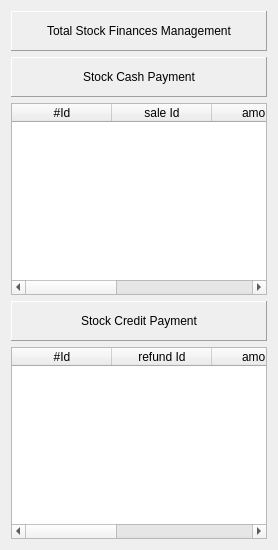
        <widget class="QWidget" name="csh04_exp_stock">
         <layout class="QVBoxLayout" name="verticalLayout_15">
          <item>
           <widget class="QLabel" name="label_170">
            <property name="minimumSize">
             <size>
              <width>0</width>
              <height>40</height>
             </size>
            </property>
            <property name="styleSheet">
             <string notr="true"/>
            </property>
            <property name="frameShape">
             <enum>QFrame::Panel</enum>
            </property>
            <property name="frameShadow">
             <enum>QFrame::Raised</enum>
            </property>
            <property name="text">
             <string>Total Stock Finances Management</string>
            </property>
            <property name="alignment">
             <set>Qt::AlignCenter</set>
            </property>
           </widget>
          </item>
          <item>
           <widget class="QLabel" name="label_172">
            <property name="minimumSize">
             <size>
              <width>0</width>
              <height>40</height>
             </size>
            </property>
            <property name="styleSheet">
             <string notr="true"/>
            </property>
            <property name="frameShape">
             <enum>QFrame::Panel</enum>
            </property>
            <property name="frameShadow">
             <enum>QFrame::Raised</enum>
            </property>
            <property name="text">
             <string>Stock Cash Payment</string>
            </property>
            <property name="alignment">
             <set>Qt::AlignCenter</set>
            </property>
           </widget>
          </item>
          <item>
           <widget class="QTableWidget" name="tw_cash_cash_manager_5">
            <column>
             <property name="text">
              <string>#Id</string>
             </property>
            </column>
            <column>
             <property name="text">
              <string>sale Id</string>
             </property>
            </column>
            <column>
             <property name="text">
              <string>amount</string>
             </property>
            </column>
            <column>
             <property name="text">
              <string>total</string>
             </property>
            </column>
            <column>
             <property name="text">
              <string>View/Edit</string>
             </property>
            </column>
           </widget>
          </item>
          <item>
           <widget class="QLabel" name="label_171">
            <property name="minimumSize">
             <size>
              <width>0</width>
              <height>40</height>
             </size>
            </property>
            <property name="styleSheet">
             <string notr="true"/>
            </property>
            <property name="frameShape">
             <enum>QFrame::Panel</enum>
            </property>
            <property name="frameShadow">
             <enum>QFrame::Raised</enum>
            </property>
            <property name="text">
             <string>Stock Credit Payment</string>
            </property>
            <property name="alignment">
             <set>Qt::AlignCenter</set>
            </property>
           </widget>
          </item>
          <item>
           <widget class="QTableWidget" name="tw_cash_cash_manager_4">
            <column>
             <property name="text">
              <string>#Id</string>
             </property>
            </column>
            <column>
             <property name="text">
              <string>refund Id</string>
             </property>
            </column>
            <column>
             <property name="text">
              <string>amount</string>
             </property>
            </column>
            <column>
             <property name="text">
              <string>total</string>
             </property>
            </column>
            <column>
             <property name="text">
              <string>View/Edit</string>
             </property>
            </column>
           </widget>
          </item>
         </layout>
        </widget>
